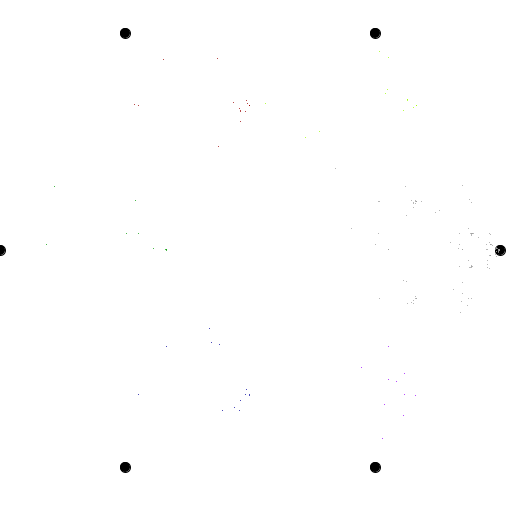
Frame 1 (no input)
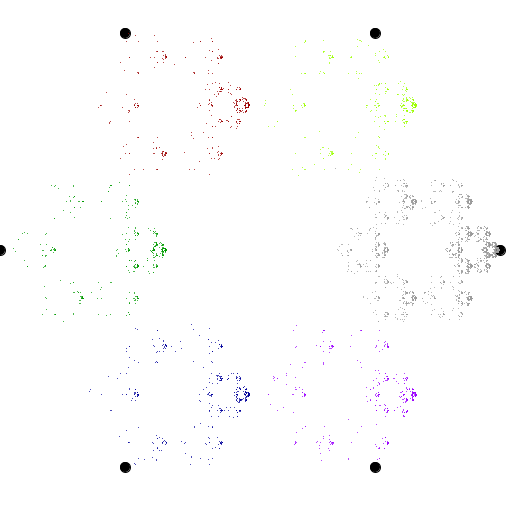
Frame 60 (the mouse pressed at the canvas centre just before this capture)
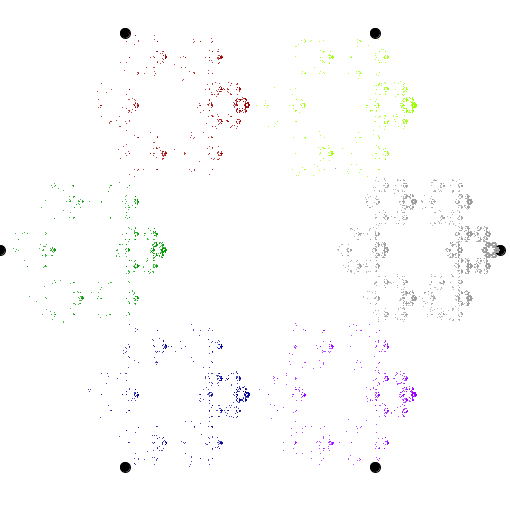
Frame 120 (the mouse held since frame 60 and released just before this capture)

The Processing sketch that drew these frames (run headless with seeded random() and noise(); from frame 60 on, the mouse is pressed at the canvas centre):

// Processing sketch: processing_134167
// ── processing_134167.pde

class ppoint
{
  int xpos, ypos;
  
  ppoint(int x, int y)
  {
    xpos = x;
    ypos = y;
  }
}

int rx;
int ry;
int count;
int previouppoint;
float multi;
ppoint pp0;
ppoint pp1;
ppoint pp2;
ppoint pp3;
ppoint pp4;
ppoint pp5;

void setup() 
{
  size(510, 510);
  frameRate(30);
  multi = 0.5;

  noStroke();
  randomsetup();
  
}
void randomsetup()
{
  background(255);
  stroke(0);
  fill(0);
  rx = 5;
  ry = 5;
  previouppoint = 0;
  count = 0;
  //Got the coordinates from this website: http://www.mathopenref.com/coordpolycalc.html
  pp0 = new ppoint(375,33);
  pp1 = new ppoint(125,33);
  pp2 = new ppoint(0,250);
  pp3 = new ppoint(125,467);
  pp4 = new ppoint(375,467);
  pp5 = new ppoint(500,250);
  
  ellipse(pp0.xpos,pp0.ypos,10,10);
  ellipse(pp1.xpos,pp1.ypos,10,10);
  ellipse(pp2.xpos,pp2.ypos,10,10);
  ellipse(pp3.xpos,pp3.ypos,10,10);
  ellipse(pp4.xpos,pp4.ypos,10,10);
  ellipse(pp5.xpos,pp5.ypos,10,10);
}


void draw() 
{  
  //the count and while loop ppeed up the drawing. After 500 points are created, then they are drawn.
  int count = 0;
  
  while (count < 200)
  {
    int rpoint = int(random(16));
    if (rpoint == 0)// && previouppoint != 2)
    {
      // pentagon point 0
      rx = waverage(rx,pp0.xpos,multi);
      ry = waverage(ry,pp0.ypos,multi);
      stroke(155,255,0);
      fill(155,255,0);
      previouppoint = 0;
    }
    else if (rpoint == 1)// && previouppoint != 2)
    {
      // pentagon point 1
      rx = waverage(rx,pp1.xpos,multi);
      ry = waverage(ry,pp1.ypos,multi);
      stroke(155,0,0);
      fill(155,0,0);
      previouppoint = 0;
    }
    else if (rpoint == 2)// && previouppoint != 3)
    {
      // pentagon point 2
      rx = waverage(rx,pp2.xpos,multi);
      ry = waverage(ry,pp2.ypos,multi);
      stroke(0,155,0);
      fill(0,155,0);
      previouppoint = 1;
    }
    else if (rpoint == 3)// && previouppoint != 4)
    {
      // pentagon point 3
      rx = waverage(rx,pp3.xpos,multi);
      ry = waverage(ry,pp3.ypos,multi);
      stroke(0,0,155);
      fill(0,0,155);
      previouppoint = 2;
    }
    else if (rpoint == 4)// && previouppoint != 0)
    {
      // pentagon point 4
      rx = waverage(rx,pp4.xpos,multi);
      ry = waverage(ry,pp4.ypos,multi);
      stroke(155,0,255);
      fill(155,0,255);
      previouppoint = 3;
    }
    else if (rpoint >= 5)// && previouppoint != 1)
    {
      // pentagon point 5
      rx = waverage(rx,pp5.xpos,multi);
      ry = waverage(ry,pp5.ypos,multi);
      stroke(155);
      fill(155);
      previouppoint = 4;
    }
    point(rx,ry);
    count++;
  }
  
}

int waverage(float a, float b, float multiplier)
{
  return int((a*multiplier + b)/(multiplier + 1));
}

void mousePressed()
{
  if (mouseButton == LEFT)
  {
    multi -= 0.1;
  }
  else if (mouseButton == RIGHT)
  {
    multi += 0.1;
  }  
  println(multi);
  randomsetup();
}

void keyPressed()
{
  randomsetup();
}
  
